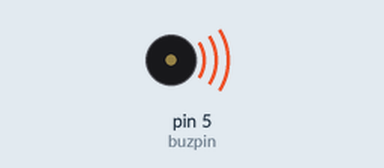
Bench run of a sketch on a simulated Arduino Uno, built with avr-gcc and run on an emulated ATmega328P. Shown: buzzer (waves = sounding).

Above: at 0.12 s.
At 4.2 s:
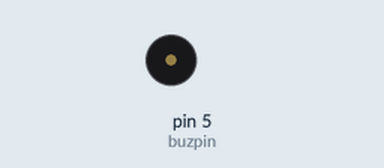
Timing chart, 0 to 6.2 s (numbered marks = the images above):
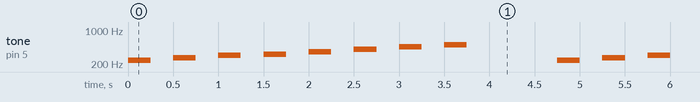

Measured:
- by itself, tone on pin 5 (buzpin): repeats every 4.8 s: silent 0.25 s, 270 Hz 0.25 s, silent 0.25 s, 300 Hz 0.25 s, silent 0.25 s, 320 Hz 0.25 s, silent 0.25 s, 360 Hz 0.25 s, silent 0.25 s, 400 Hz 0.25 s, silent 0.25 s, 450 Hz 0.25 s, silent 0.25 s, 500 Hz 0.25 s, silent 1.0 s, 240 Hz 0.25 s

The sketch:

Buzzer.ino
```cpp
//####Hardware used will be a buzzer, arduino board and connecting wires.####
int buzpin=5;
void setup() {
Serial.begin(9600);
pinMode(buzpin,OUTPUT);


}

void loop() {
  /*
  --- Sa 240 Hz, Re 270 Hz, Ga 300 Hz, Ma 320 Hz,Pa 360 Hz, Dha 400 Hz, and Ni 450 Hz (Source : GOOGLE SEARCH)
  --- tone is an inbuilt function in arduino.
  --- noTone is an inbuilt function in arduino.
  We Cant use a Loop here as the sargams frequency do not follow any increment or decrement or any kind of pattern.
  */
  tone(buzpin,240);
  delay(250);
  noTone(buzpin);
  delay(250);
  tone(buzpin,270);
  delay(250);
  noTone(buzpin);
  delay(250);
  tone(buzpin,300);
  delay(250);
  noTone(buzpin);
  delay(250);
  tone(buzpin,320);
  delay(250);
  noTone(buzpin);
  delay(250);
  tone(buzpin,360);
  delay(250);
  noTone(buzpin);
  delay(250);
  tone(buzpin,400);
  delay(250);
  noTone(buzpin);
  delay(250);
  tone(buzpin,450);
  delay(250);
  noTone(buzpin);
  delay(250);
  tone(buzpin,500);
  delay(250);
  noTone(buzpin);
  delay(1000);
  //Sa 240 Hz, Re 270 Hz, Ga 300 Hz, Ma 320 Hz,Pa 360 Hz, Dha 400 Hz, and Ni 450 Hz (SOURCE : GOOGLE SEARCH)

}
```
